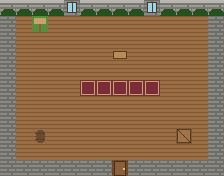

Rendered tile map (Tiled .tmx) drawn with the repository's tilesets; below, a short description and the full map source, tile grids included:
An orthogonal 14x11 tile map with 16x16 px tiles, 2 tile layers (ground, walls), 1 hidden layer not drawn and 7 objects (5x Marker, Spawn, Portal).

<map version="1.10" tiledversion="1.10.2" orientation="orthogonal" renderorder="right-down" width="14" height="11" tilewidth="16" tileheight="16" infinite="0" nextlayerid="11" nextobjectid="100">
 <tileset firstgid="1" source="../../baseline/tilesets/basic.tsx" />
 <layer id="1" name="ground" width="14" height="11">
  <data encoding="csv">
16,16,16,16,16,16,16,16,16,16,16,16,16,16,
16,15,15,15,15,15,15,15,15,15,15,15,15,16,
16,15,15,15,15,15,15,15,15,15,15,15,15,16,
16,15,15,15,15,15,15,15,15,15,15,15,15,16,
16,15,15,15,15,15,15,15,15,15,15,15,15,16,
16,15,15,15,15,29,29,29,29,29,15,15,15,16,
16,15,15,15,15,15,15,15,15,15,15,15,15,16,
16,15,15,15,15,15,15,15,15,15,15,15,15,16,
16,15,15,15,15,15,15,15,15,15,15,15,15,16,
16,15,15,15,15,15,15,15,15,15,15,15,15,16,
16,16,16,16,16,16,16,16,16,16,16,16,16,16
  </data>
 </layer>
 <layer id="2" name="walls" width="14" height="11">
  <data encoding="csv">
10,10,10,10,12,10,10,10,10,12,10,10,10,10,
9,0,23,0,0,0,0,0,0,0,0,0,0,9,
9,0,0,0,0,0,0,0,0,0,0,0,0,9,
9,0,0,0,0,0,0,25,0,0,0,0,0,9,
9,0,0,0,0,0,0,0,0,0,0,0,0,9,
9,0,0,0,0,0,0,0,0,0,0,0,0,9,
9,0,0,0,0,0,0,0,0,0,0,0,0,9,
9,0,0,0,0,0,0,0,0,0,0,0,0,9,
9,0,30,0,0,0,0,0,0,0,0,24,0,9,
9,0,0,0,0,0,0,0,0,0,0,0,0,9,
9,9,9,9,9,9,9,13,9,9,9,9,9,9
  </data>
 </layer>
 <layer id="3" name="collision" width="14" height="11" visible="0">
  <data encoding="csv">
1,1,1,1,1,1,1,1,1,1,1,1,1,1,
1,0,1,0,0,0,0,0,0,0,0,0,0,1,
1,0,0,0,0,0,0,0,0,0,0,0,0,1,
1,0,0,0,0,0,0,1,0,0,0,0,0,1,
1,0,0,0,0,0,0,0,0,0,0,0,0,1,
1,0,0,0,0,0,0,0,0,0,0,0,0,1,
1,0,0,0,0,0,0,0,0,0,0,0,0,1,
1,0,0,0,0,0,0,0,0,0,0,0,0,1,
1,0,1,0,0,0,0,0,0,0,0,1,0,1,
1,0,0,0,0,0,0,0,0,0,0,0,0,1,
1,1,1,1,1,1,1,0,1,1,1,1,1,1
  </data>
 </layer>
 <objectgroup id="4" name="spawn">
  <object id="1" name="from_yard" type="Spawn" x="112" y="144" width="16" height="16" />
 </objectgroup>
 <objectgroup id="5" name="portals">
  <object id="2" name="yard_door" type="Portal" x="112" y="160" width="16" height="16">
   <properties>
    <property name="target_map" value="gatehouse_yard" />
    <property name="target_spawn" value="from_hall" />
   </properties>
  </object>
 </objectgroup>
 <objectgroup id="10" name="markers">
  <object id="10" name="keeper_desk" type="Marker" x="112" y="64" width="16" height="16" />
  <object id="11" name="strongbox" type="Marker" x="48" y="48" width="16" height="16" />
  <object id="12" name="workbench" type="Marker" x="160" y="48" width="16" height="16" />
  <object id="13" name="table" type="Marker" x="112" y="96" width="16" height="16" />
  <object id="14" name="notice_board" type="Marker" x="32" y="16" width="16" height="16" />
 </objectgroup>
</map>
